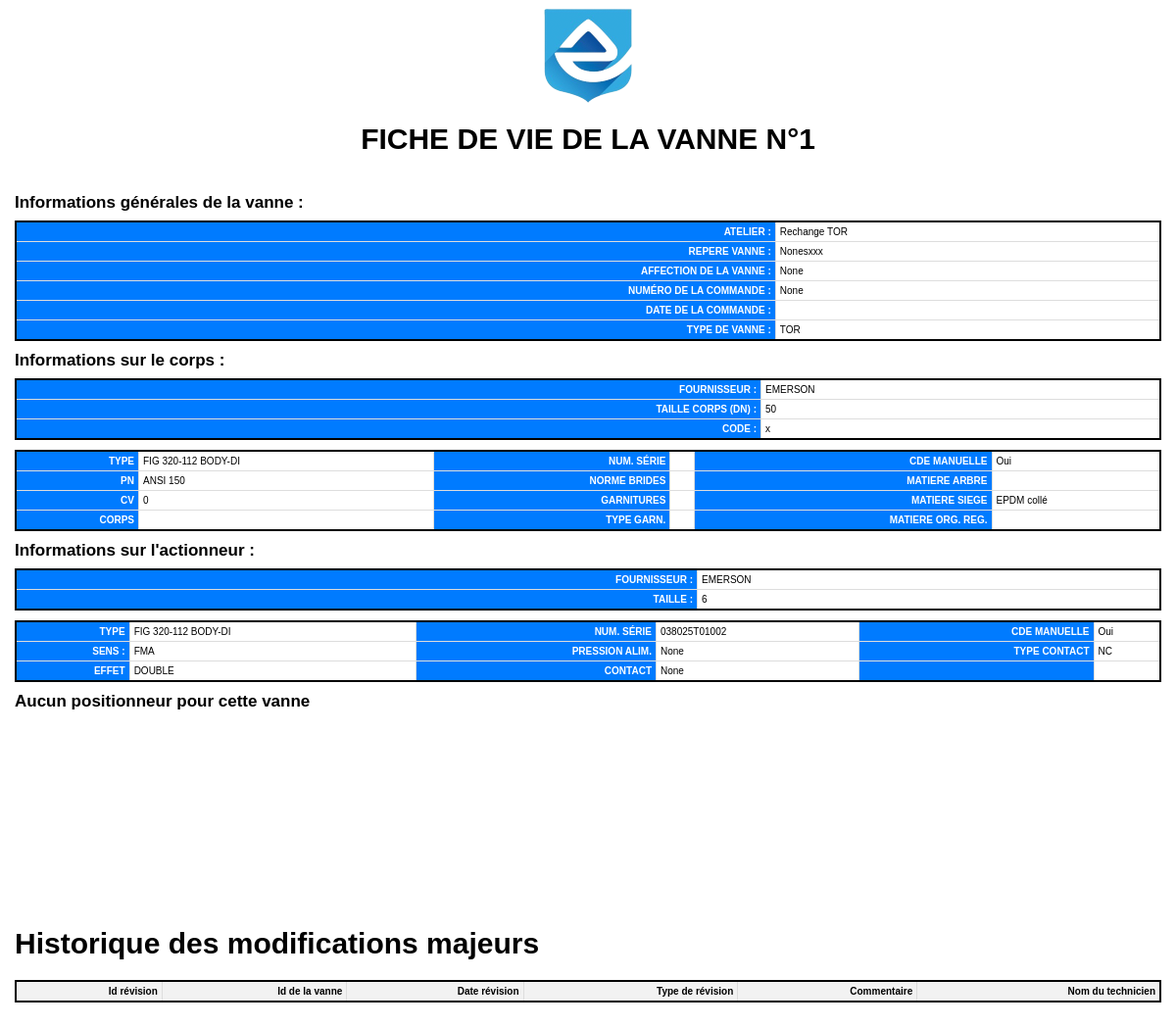
Before: /vanne/1/print with the older database file.
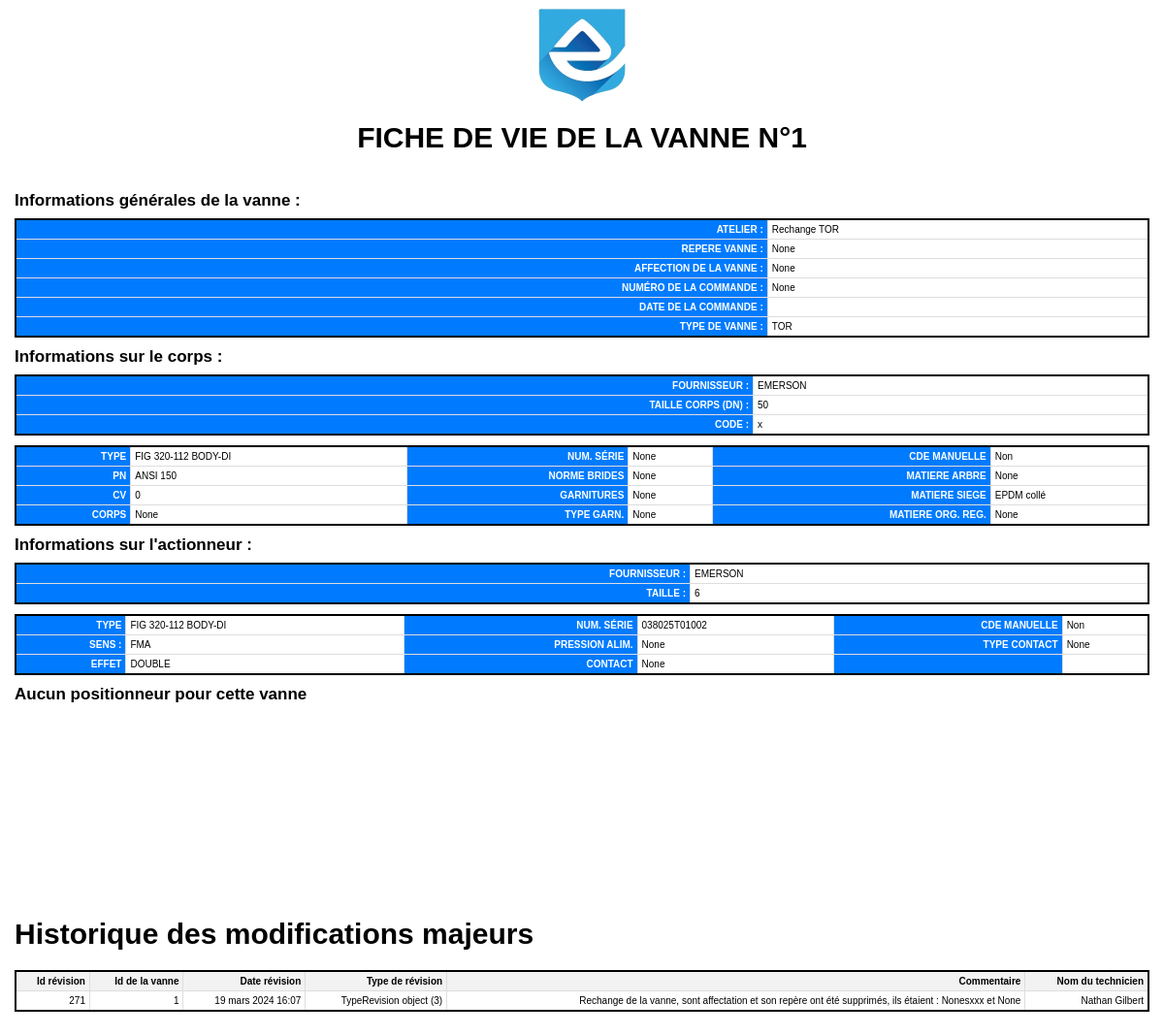
After: the same page with the newer database file.
### appliVanne/models.py (models this page shows, shortened)
class Vanne(models.Model):
    class Meta:
        db_table = 'VANNES'
    id_vanne = models.AutoField(primary_key=True, unique=True, verbose_name="ID de la vanne")
    id_atelier = models.ForeignKey('ATELIER', to_field='id_atelier', on_delete=models.CASCADE, null=True, verbose_name="ID de l'atelier")
    repere_vanne = models.CharField(max_length=255, null=True, blank=True, verbose_name="Repère de la vanne")
    affectation_vanne = models.CharField(max_length=255, null=True, blank=True, verbose_name="Affectation de la vanne")
    machine_vanne = models.CharField(max_length=255, null=True, blank=True, verbose_name="Machine de la vanne")
    numero_commande = models.CharField(max_length=20, null=True, blank=True, verbose_name="Numéro de commande")
    id_actionneur = models.ForeignKey('ACTIONNEUR', to_field='id_actionneur', on_delete=models.CASCADE, null=True, verbose_name="ID de l'actionneur")
    id_corps = models.ForeignKey('CORPS', to_field='id_corps', on_delete=models.CASCADE, null=True, verbose_name="ID du corps")
    id_positionneur = models.ForeignKey('POSITIONNEUR', to_field='id_positionneur', on_delete=models.CASCADE, null=True, blank=True, verbose_name="ID du positionneur")
    id_fournisseur_vannes = models.ForeignKey('FOURNISSEUR', to_field='id_fournisseur', on_delete=models.CASCADE, default=0, null=True, verbose_name="ID du fournisseur de vannes")
    type_vannes = models.CharField(max_length=255, null=True, blank=True, verbose_name="Type de vannes")
    organe_reglant = models.CharField(max_length=255, null=True, blank=True, verbose_name="Organe réglant")
    freq_revision = models.IntegerField(null=True, blank=True, verbose_name="Fréquence de révision")
    derniere_revision = models.IntegerField(null=True, blank=True, verbose_name="Date de la dernière révision")
    voir_en = models.IntegerField(null=True, blank=True, verbose_name="Date de la prochaine révision")
    en_service_vanne = models.IntegerField(default=1, blank=True, verbose_name="En service")
    date_commande = models.DateField(null=True, blank=True, verbose_name="Date de la commande")
    tracker = FieldTracker()

class ACTIONNEUR(models.Model):
    class Meta:
        db_table = 'ACTIONNEUR'
    id_actionneur = models.AutoField(primary_key=True, unique=True, verbose_name="ID de l'actionneur")
    id_fournisseur = models.ForeignKey('FOURNISSEUR', to_field='id_fournisseur', on_delete=models.CASCADE, verbose_name="ID du fournisseur")
    num_serie_actionneur = models.CharField(max_length=255, null=True, blank=True, verbose_name="Numéro de série de l'actionneur")
    type_actionneur = models.CharField(max_length=255, null=True, blank=True, verbose_name="Type de l'actionneur")
    taille_actionneur = models.CharField(max_length=255, null=True, blank=True, verbose_name="Taille de l'actionneur")
    type_contact_actionneur = models.CharField(max_length=255, null=True, blank=True, verbose_name="Type de contact de l'actionneur")
    pression_alimentation = models.CharField(max_length=255, null=True, blank=True, verbose_name="Pression d'alimentation de l'actionneur")
    sens_actionneur = models.CharField(max_length=255, null=True, blank=True, verbose_name="Sens de l'actionneur")
    contact_ouv_ferm_actionneur = models.CharField(max_length=255, null=True, blank=True, verbose_name="Contact ouverture/fermeture de l'actionneur")
    actionneur_simpl_double_effet = models.CharField(max_length=255, null=True, blank=True, verbose_name="Actionneur simple/double effet")
    commande_manuel = models.CharField(max_length=255, null=True, blank=True, verbose_name="Commande manuelle de l'actionneur")
    tracker = FieldTracker()

class ATELIER(models.Model):
    class Meta:
        db_table = 'ATELIER'
    id_atelier = models.AutoField(primary_key=True, unique=True, verbose_name="ID de l'atelier")
    nom_atelier = models.CharField(max_length=45, default='a remplir', unique=True, verbose_name="Nom de l'atelier")

class CORPS(models.Model):
    class Meta:
        db_table = 'CORPS'
    id_corps = models.AutoField(primary_key=True, unique=True, verbose_name="ID du corps")
    id_fournisseur = models.ForeignKey('FOURNISSEUR', to_field='id_fournisseur', on_delete=models.CASCADE, verbose_name="ID du fournisseur")
    type_corps = models.CharField(max_length=255,null=True, blank=True, verbose_name="Type de corps")
    num_serie_corps = models.CharField(max_length=255,null=True, blank=True, verbose_name="Numéro de série du corps")
    dn_corps = models.CharField(max_length=255,null=True, blank=True, verbose_name="DN du corps")
    pn_corps = models.CharField(max_length=255,null=True, blank=True, verbose_name="PN du corps")
    cv_corps = models.CharField(max_length=255,null=True, blank=True, verbose_name="CV du corps")
    norme_bride_corps = models.CharField(max_length=255,null=True, blank=True, verbose_name="Norme de bride du corps")
    code_corps = models.CharField(max_length=255,null=True, blank=True, verbose_name="Code du corps")
    matiere_arbre_corps = models.CharField(max_length=255,null=True, blank=True, verbose_name="Matière de l'arbre du corps")
    matiere_siege_corps = models.CharField(max_length=255,null=True, blank=True, verbose_name="Matière du siège du corps")
    matiere_org_reglant_corps = models.CharField(max_length=255,null=True, blank=True, verbose_name="Matière de l'organe réglant du corps")
    corps_corps = models.CharField(max_length=255,null=True, blank=True, verbose_name="Corps du corps")
    matiere_garnitures_corps = models.CharField(max_length=255,null=True, blank=True, verbose_name="Matière des garnitures du corps")
    type_garniture_corps = models.CharField(max_length=255,null=True, blank=True, verbose_name="Type de garniture du corps")
    tracker = FieldTracker()

class FOURNISSEUR(models.Model):
    class Meta:
        db_table = 'FOURNISSEUR'
    id_fournisseur = models.AutoField(primary_key=True, unique=True, verbose_name="ID du fournisseur")
    nom_fournisseur = models.CharField(max_length=255, verbose_name="Nom du fournisseur")
    email_fournisseur = models.EmailField(verbose_name="Adresse e-mail du fournisseur")
    tel_fournisseur = models.CharField(max_length=255, verbose_name="Numéro de téléphone du fournisseur")

class REVISON(models.Model):
    class Meta:
        db_table = 'REVISION'
    id_revision = models.AutoField(primary_key=True, unique=True, verbose_name="ID de la révision")
    id_revision_vanne =  models.IntegerField(null=True, blank=True, default=0, verbose_name="ID de la révision de la vanne")
    rev_id_vanne = models.IntegerField(null=True, blank=True, default=0, verbose_name="ID de la vanne")
    date_revision = models.DateTimeField(null=True, blank=True, verbose_name="Date de la révision")
    type_revision =  models.ForeignKey('TYPEREVISION', to_field='id_type_revision', on_delete=models.CASCADE, null=True, verbose_name="ID du  type de revision")
    commentaire_revision = models.CharField(max_length=255, null=True, blank=True, default='Aucun commentaire', verbose_name="Commentaire de révision")
    detail_commentaire = models.CharField( max_length=1500000,null=True, blank=True, default='Aucun détail', verbose_name="Détail de révision")
    nom_technicien = models.CharField(max_length=255, null=True, blank=True, default='Aucun technicien', verbose_name="Nom du technicien")
    ajout_revision = models.CharField(max_length=255, null=True, blank=True, default='AUTO', verbose_name="Ajout de révision")

class TypeRevision(models.Model):
    class Meta:
        db_table = 'TYPEREVISION'
    id_type_revision = models.AutoField(primary_key=True, unique=True, verbose_name="ID du type de révision")
    type_revision = models.CharField(max_length=255, blank=True, verbose_name="Type de révision")

### appliVanne/views.py (the view)
# urls.py: path('vanne/<int:id_vanne>/print', views.printer, name='print'),
def printer(request, id_vanne):
    vanne = Vanne.objects.get(id_vanne=id_vanne)
    infoRev = REVISON.objects.filter(rev_id_vanne=id_vanne).order_by('-date_revision')[:45]
    return render(request, "appliVanne/print.html", {"vanne": vanne, "listeRev":infoRev })

### appliVanne/templates/appliVanne/print.html (shortened to what the changed rows need)
{% load static %}
<div id="infoFiche" style="text-align: center;" >
  <img src="{% static 'appliVanne/IMG/logoSimple.png' %}" alt="logo" style="width: 100px; height: 100px; display: block; margin-left: auto; margin-right: auto;">
  <h1> FICHE DE VIE DE LA VANNE N°{{vanne.id_vanne}}</h1>
</div>
<div id="tableauGeneral">
  <table>
    <tbody>
      <tr class="ligne">
        <td class="debutLigne">ATELIER :</td>
        <td class="ligneFin">{{ vanne.id_atelier.nom_atelier }}</td>
      </tr>
      <tr class="ligne">
        <td class="debutLigne">REPERE VANNE :</td>
        <td class="ligneFin">{{ vanne.repere_vanne }}</td>
      </tr>
      <tr class="ligne">
        <td class="debutLigne">AFFECTION DE LA VANNE :</td>
        <td class="ligneFin">{{ vanne.affectation_vanne }}</td>
      </tr>
      <tr class="ligne">
        <td class="debutLigne">NUMÉRO DE LA COMMANDE :</td>
        <td class="ligneFin">{{ vanne.numero_commande }}</td>
      </tr>
      <tr class="ligne">
        <td class="debutLigne">TYPE DE VANNE :</td>
        <td class="ligneFin">{{ vanne.type_vannes }}</td>
      </tr>
    </tbody>
  </table>
  <table>
    <tbody>
      <tr class="ligne">
        <td class="debutLigne">FOURNISSEUR :</td>
        <td class="ligneFin">
          {{ vanne.id_corps.id_fournisseur.nom_fournisseur }}
        </td>
      </tr>
      <tr class="ligne">
        <td class="debutLigne">TAILLE CORPS (DN) :</td>
        <td class="ligneFin">{{ vanne.id_corps.dn_corps}}</td>
      </tr>
      <tr class="ligne">
        <td class="debutLigne">CODE :</td>
        <td class="ligneFin">{{ vanne.id_corps.code_corps}}</td>
      </tr>
    </tbody>
  </table>
  <table>
    <tbody>
        <tr>
            <td class="debutLigne">TYPE</td>
            <td class="ligneFin">{{vanne.id_corps.type_corps}}</td>
            <td class="debutLigne">NUM. SÉRIE</td>
            <td class="ligneFin">{{vanne.id_corps.num_serie_corps}}</td>
            <td class="debutLigne">CDE MANUELLE</td>
            <td class="ligneFin"> {% if vanne.id_actionneur.commande_manuel == "1"%} Oui {% elif vanne.id_actionneur.commande_manuel is None  %} N/C {% else %} Non {% endif %}</td>
        </tr>
        <tr>
            <td class="debutLigne">PN</td>
            <td class="ligneFin">{{vanne.id_corps.pn_corps}}</td>
            <td class="debutLigne">NORME BRIDES</td>
            <td class="ligneFin">{{vanne.id_corps.norme_bride_corps}}</td>
            <td class="debutLigne">MATIERE ARBRE</td>
            <td class="ligneFin">{{vanne.id_corps.matiere_arbre_corps}}</td>
        </tr>
        <tr>
            <td class="debutLigne">CV</td>
            <td class="ligneFin">{{vanne.id_corps.cv_corps}}</td>
            <td class="debutLigne">GARNITURES</td>
            <td class="ligneFin">{{vanne.id_corps.matiere_garnitures_corps}}</td>
            <td class="debutLigne">MATIERE SIEGE</td>
            <td class="ligneFin">{{vanne.id_corps.matiere_siege_corps}}</td>
        </tr>
        <tr>
            <td class="debutLigne">CORPS</td>
            <td class="ligneFin">{{vanne.id_corps.corps_corps}}</td>
            <td class="debutLigne">TYPE GARN.</td>
            <td class="ligneFin">{{vanne.id_corps.type_garniture_corps}}</td>
            <td class="debutLigne">MATIERE ORG. REG.</td>
            <td class="ligneFin">{{vanne.id_corps.matiere_org_reglant_corps}}</td>
        </tr>
    </tbody>
  </table>
  <table>
    <tbody>
      <tr class="ligne">
        <td class="debutLigne">FOURNISSEUR :</td>
        <td class="ligneFin">
          {{ vanne.id_actionneur.id_fournisseur.nom_fournisseur }}
        </td>
      </tr>
      <tr class="ligne">
        <td class="debutLigne">TAILLE :</td>
        <td class="ligneFin">{{ vanne.id_actionneur.taille_actionneur}}</td>
      </tr>
    </tbody>
  </table>
  <table>
    <tbody>
        <tr>
            <td class="debutLigne">TYPE</td>
            <td class="ligneFin">{{vanne.id_corps.type_corps}}</td>
            <td class="debutLigne">NUM. SÉRIE</td>
            <td class="ligneFin">{{vanne.id_actionneur.num_serie_actionneur}}</td>
            <td class="debutLigne">CDE MANUELLE</td>
            <td class="ligneFin"> {% if vanne.id_actionneur.commande_manuel == "1"%} Oui {% else %} Non {% endif %}
          </td>
                    </tr>
        <tr>
            <td class="debutLigne">SENS : </td>
            <td class="ligneFin">{{vanne.id_actionneur.sens_actionneur}}</td>
            <td class="debutLigne">PRESSION ALIM.</td>
            <td class="ligneFin">{{vanne.id_actionneur.pression_alimentation}}</td>
            <td class="debutLigne">TYPE CONTACT </td>
            <td class="ligneFin">{{vanne.id_actionneur.type_contact_actionneur}}</td>
        </tr>
        <tr>
            <td class="debutLigne">EFFET </td>
            <td class="ligneFin">{{vanne.id_actionneur.actionneur_simpl_double_effet}}</td>
            <td class="debutLigne">CONTACT</td>
            <td class="ligneFin">{{vanne.id_actionneur.contact_ouv_ferm_actionneur}}</td>
            <td class="debutLigne"></td>
            <td class="ligneFin"></td>
        </tr>
    </tbody>
  </table>
<h1>Historique des modifications majeurs</h1>
<table class="table table-striped  historique-modifications">
  <thead>
    <tr>
      <th scope="col"> Id révision</a></th>
      <th scope="col"> Id de la vanne</th>
      <th scope="col"> Date révision </a></th>
      <th scope="col">Type de révision </th>
      <th scope="col">Commentaire </th>
      <th scope="col">Nom du technicien</th>
    </tr>
  </thead>
  {% for rev in listeRev %}
    <tr>
      <td>{{ rev.id_revision}}</td>
      <td>{{ rev.rev_id_vanne}}</td>
      <td>{{ rev.date_revision }}</td>
      <td>{{ rev.type_revision }}</td>
      <td>{{ rev.commentaire_revision }}</td>
      <td>{{ rev.nom_technicien}}</td>
    </tr>
  {% endfor %}
</table>
</div>

Changed rows visible on the page:
changed Vanne "None": repere_vanne "Nonesxxx" → "None"; id_corps.num_serie_corps (not shown) → "None"; id_corps.norme_bride_corps (not shown) → "None"; id_corps.matiere_arbre_corps (not shown) → "None"; id_corps.matiere_garnitures_corps (not shown) → "None"; id_corps.corps_corps (not shown) → "None"; id_corps.type_garniture_corps (not shown) → "None"; id_corps.matiere_org_reglant_corps (not shown) → "None"; id_actionneur.type_contact_actionneur "NC" → "None"
added REVISON: id_revision "271", rev_id_vanne "1", date_revision "19 mars 2024 16:07", type_revision "TypeRevision object (3)", commentaire_revision "Rechange de la vanne, sont affectation et son repère ont été supprimés, ils étaient : Nonesxxx et None", nom_technicien "Nathan Gilbert"
Other visible differences:
text no longer shown: "Oui Oui"
text now shown: "Non Non"
